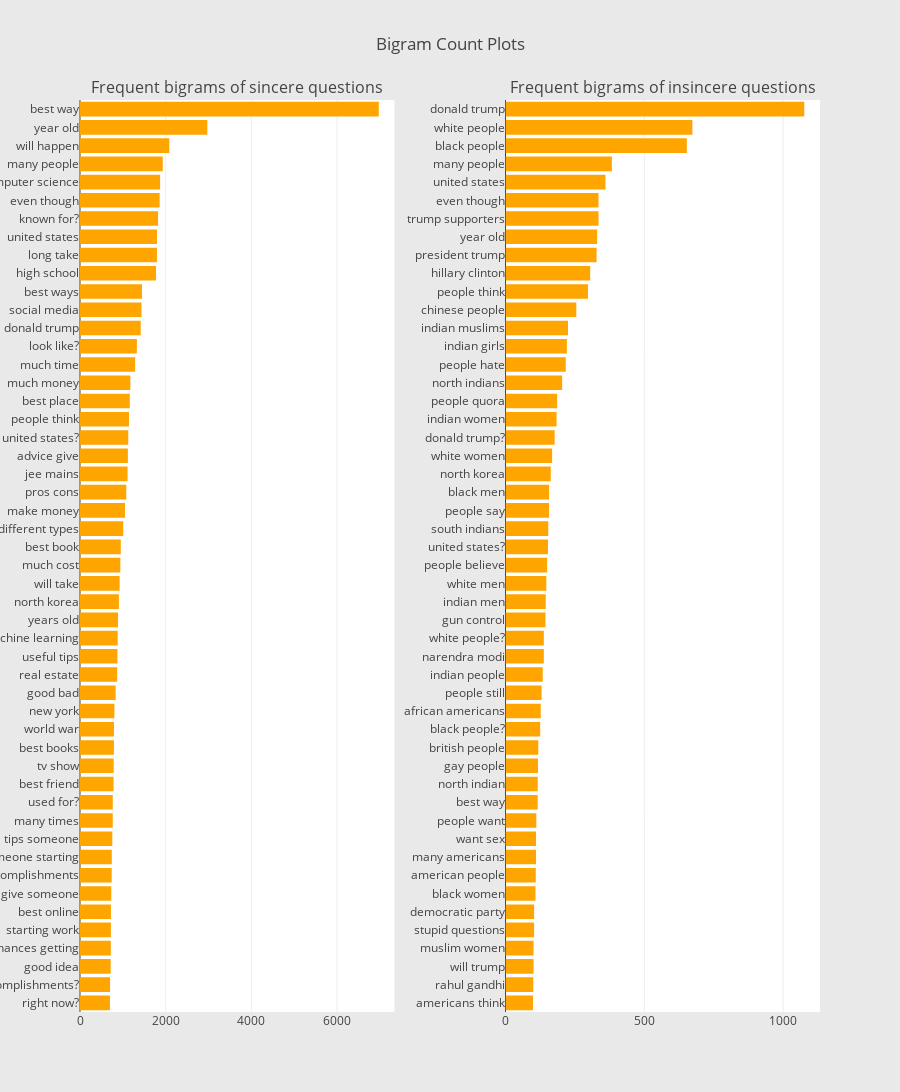

Here is the notebook cell this chart was saved with:
### Markdown cell above
**Observations:**
* Some of the top words are common across both the classes like 'people', 'will', 'think' etc
* The other top words in sincere questions after excluding the common ones at the very top are 'best', 'good' etc
* The other top words in insincere questions after excluding the common ones are 'trump', 'women', 'white' etc

Now let us also create bigram frequency plots for both the classes separately to get more idea.

### Code cell
%%time
freq_dict = defaultdict(int)
for sent in train0_df["question_text"]:
    for word in generate_ngrams(sent,2):
        freq_dict[word] += 1
fd_sorted = pd.DataFrame(sorted(freq_dict.items(), key=lambda x: x[1])[::-1])
fd_sorted.columns = ["word", "wordcount"]
trace0 = horizontal_bar_chart(fd_sorted.head(50), 'orange')


freq_dict = defaultdict(int)
for sent in train1_df["question_text"]:
    for word in generate_ngrams(sent,2):
        freq_dict[word] += 1
fd_sorted = pd.DataFrame(sorted(freq_dict.items(), key=lambda x: x[1])[::-1])
fd_sorted.columns = ["word", "wordcount"]
trace1 = horizontal_bar_chart(fd_sorted.head(50), 'orange')

# Creating two subplots
fig = tools.make_subplots(rows=1, cols=2, vertical_spacing=0.04,horizontal_spacing=0.15,
                          subplot_titles=["Frequent bigrams of sincere questions", 
                                          "Frequent bigrams of insincere questions"])
fig.append_trace(trace0, 1, 1)
fig.append_trace(trace1, 1, 2)
fig['layout'].update(height=1200, width=900, paper_bgcolor='rgb(233,233,233)', title="Bigram Count Plots")
py.iplot(fig, filename='word-plots')

### Figure 1 — Plotly figure (JSON) as saved in the notebook; plotly's stock layout.template omitted (floating-point values rounded to 4 significant figures)
{"data": [{"marker": {"color": "orange"}, "orientation": "h", "showlegend": false, "type": "bar", "uid": "458d0ace-ab99-11ea-ad58-0242ac130202", "x": [699, 702, 716, 719, 721, 722, 730, 740, 742, 754, 764, 765, 783, 786, 792, 793, 803, 832, 868, 873, 880, 887, 908, 925, 941, 952, 1009, 1050, 1080, 1110, 1117, 1126, 1143, 1162, 1176, 1287, 1327, 1417, 1435, 1447, 1775, 1796, 1797, 1822, 1859, 1870, 1931, 2084, 2972, 6973], "xaxis": "x", "y": ["right now?", "major accomplishments?", "good idea", "chances getting", "starting work", "best online", "give someone", "major accomplishments", "someone starting", "tips someone", "many times", "used for?", "best friend", "tv show", "best books", "world war", "new york", "good bad", "real estate", "useful tips", "machine learning", "years old", "north korea", "will take", "much cost", "best book", "different types", "make money", "pros cons", "jee mains", "advice give", "united states?", "people think", "best place", "much money", "much time", "look like?", "donald trump", "social media", "best ways", "high school", "long take", "united states", "known for?", "even though", "computer science", "many people", "will happen", "year old", "best way"], "yaxis": "y"}, {"marker": {"color": "orange"}, "orientation": "h", "showlegend": false, "type": "bar", "uid": "458ddb0c-ab99-11ea-ad58-0242ac130202", "x": [99, 100, 101, 101, 103, 103, 108, 109, 110, 110, 111, 116, 116, 117, 118, 125, 127, 130, 134, 138, 138, 144, 145, 147, 150, 153, 154, 157, 157, 163, 168, 177, 184, 186, 204, 217, 221, 225, 255, 297, 305, 328, 330, 335, 335, 360, 383, 653, 673, 1076], "xaxis": "x2", "y": ["americans think", "rahul gandhi", "will trump", "muslim women", "stupid questions", "democratic party", "black women", "american people", "many americans", "want sex", "people want", "best way", "north indian", "gay people", "british people", "black people?", "african americans", "people still", "indian people", "narendra modi", "white people?", "gun control", "indian men", "white men", "people believe", "united states?", "south indians", "people say", "black men", "north korea", "white women", "donald trump?", "indian women", "people quora", "north indians", "people hate", "indian girls", "indian muslims", "chinese people", "people think", "hillary clinton", "president trump", "year old", "trump supporters", "even though", "united states", "many people", "black people", "white people", "donald trump"], "yaxis": "y2"}], "layout": {"annotations": [{"font": {"size": 16}, "showarrow": false, "text": "Frequent bigrams of sincere questions", "x": 0.2125, "xanchor": "center", "xref": "paper", "y": 1, "yanchor": "bottom", "yref": "paper"}, {"font": {"size": 16}, "showarrow": false, "text": "Frequent bigrams of insincere questions", "x": 0.7875, "xanchor": "center", "xref": "paper", "y": 1, "yanchor": "bottom", "yref": "paper"}], "height": 1200, "paper_bgcolor": "rgb(233,233,233)", "title": "Bigram Count Plots", "width": 900, "xaxis": {"anchor": "y", "domain": [0, 0.425]}, "xaxis2": {"anchor": "y2", "domain": [0.575, 1]}, "yaxis": {"anchor": "x", "domain": [0, 1]}, "yaxis2": {"anchor": "x2", "domain": [0, 1]}}}
